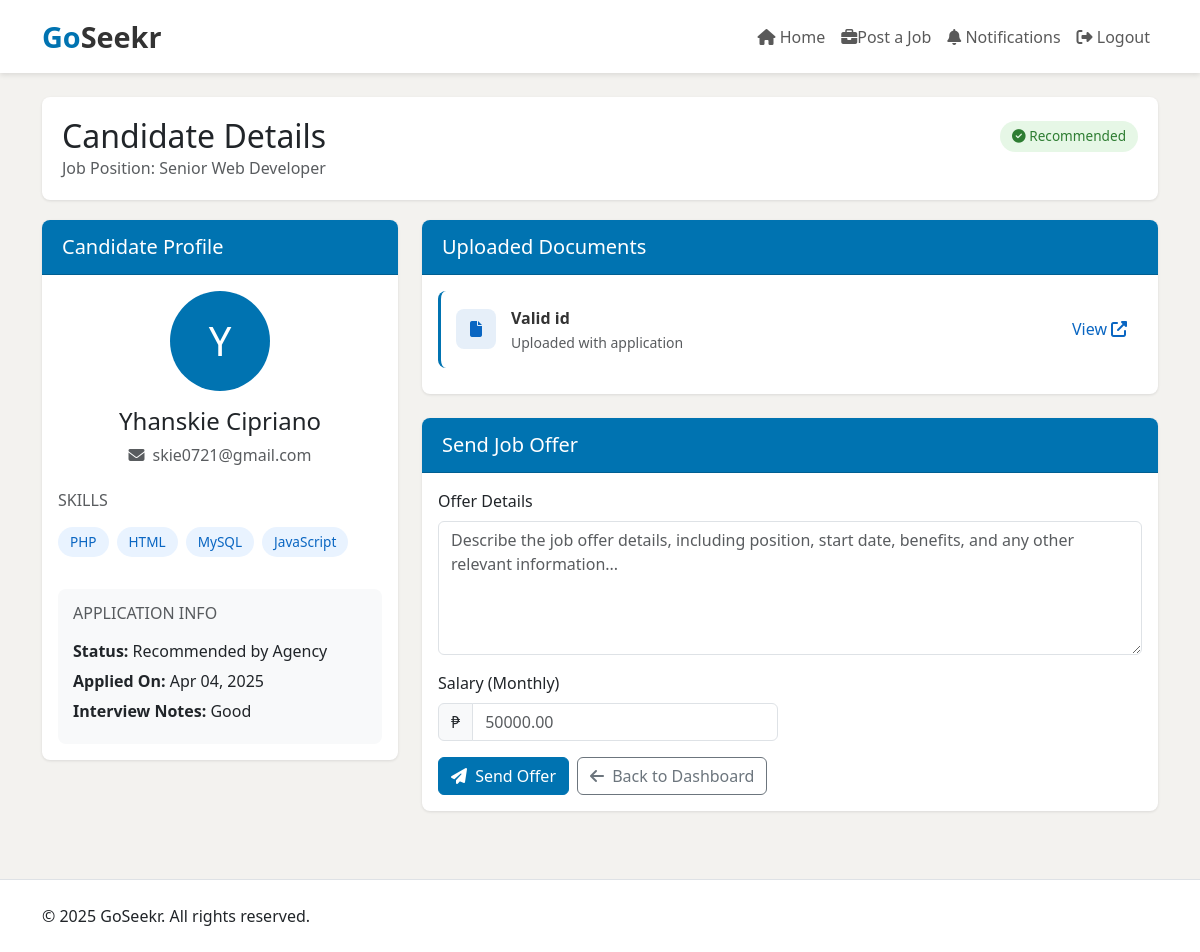
Page /employer/view_candidate_details.php?seeker_id=10&job_id=3 (signed in) on the committed database.
### tables this page shows
CREATE TABLE `job_postings` (
  `job_id` int(11) NOT NULL,
  `employer_id` int(11) NOT NULL,
  `title` varchar(255) NOT NULL,
  `description` text NOT NULL,
  `requirements` text NOT NULL,
  `skills` text NOT NULL,
  `status` enum('pending','approved','rejected','unavailable') NOT NULL,
  `created_at` timestamp NOT NULL DEFAULT current_timestamp(),
  `location` varchar(255) DEFAULT NULL,
  `quota` int(11) DEFAULT 1
);

CREATE TABLE `job_seekers` (
  `seeker_id` int(11) NOT NULL,
  `skills` text DEFAULT NULL,
  `location` varchar(255) DEFAULT NULL
);

CREATE TABLE `users` (
  `user_id` int(11) NOT NULL,
  `full_name` varchar(255) NOT NULL,
  `email` varchar(255) NOT NULL,
  `password_hash` varchar(255) NOT NULL,
  `user_type` enum('job_seeker','employer','admin') NOT NULL,
  `status` enum('pending','verified','rejected') DEFAULT 'pending',
  `created_at` timestamp NOT NULL DEFAULT current_timestamp()
);

CREATE TABLE `applications` (
  `application_id` int(11) NOT NULL,
  `job_id` int(11) NOT NULL,
  `seeker_id` int(11) NOT NULL,
  `status` enum('applied','shortlisted','interview_scheduled','offered','hired','rejected') DEFAULT 'applied',
  `applied_at` timestamp NOT NULL DEFAULT current_timestamp(),
  `employer_decision` enum('pending','approved','rejected') DEFAULT 'pending'
);

CREATE TABLE `interviews` (
  `interview_id` int(11) NOT NULL,
  `application_id` int(11) NOT NULL,
  `scheduled_date` datetime NOT NULL,
  `status` enum('pending','completed','cancelled') DEFAULT 'pending',
  `notes` text DEFAULT NULL,
  `recommendation` enum('recommended','not recommended') DEFAULT NULL
);

CREATE TABLE `application_documents` (
  `document_id` int(11) NOT NULL,
  `application_id` int(11) NOT NULL,
  `document_type` enum('valid_id','certification','resume','other') NOT NULL,
  `document_path` varchar(255) NOT NULL,
  `uploaded_at` timestamp NOT NULL DEFAULT current_timestamp()
);

### employer/view_candidate_details.php (the view, shortened to what this page needs)
<?php
include '../db.php';
$seeker_id = $_GET['seeker_id'];
$job_id = $_GET['job_id'];
$sql = "SELECT users.full_name, users.email, job_seekers.skills
        FROM users
        JOIN job_seekers ON users.user_id = job_seekers.seeker_id
        WHERE users.user_id = ?";
$stmt = $conn->prepare($sql);
$stmt->bind_param("i", $seeker_id);
$stmt->execute();
$result = $stmt->get_result();
$candidate = $result->fetch_assoc();
$sql = "SELECT title FROM job_postings WHERE job_id = ?";
$stmt = $conn->prepare($sql);
$stmt->bind_param("i", $job_id);
$stmt->execute();
$result = $stmt->get_result();
$job = $result->fetch_assoc();
$job_title = $job['title'];
$sql = "SELECT interviews.interview_id, interviews.recommendation, interviews.notes
        FROM interviews
        JOIN applications ON interviews.application_id = applications.application_id
        WHERE applications.seeker_id = ? AND applications.job_id = ?
        AND interviews.status = 'completed'
        AND interviews.recommendation = 'recommended'";
$stmt = $conn->prepare($sql);
$stmt->bind_param("ii", $seeker_id, $job_id);
$stmt->execute();
$result = $stmt->get_result();
$interview = $result->fetch_assoc();
$sql = "SELECT application_documents.document_type, application_documents.document_path
        FROM application_documents
        JOIN applications ON application_documents.application_id = applications.application_id
        WHERE applications.seeker_id = ? AND applications.job_id = ?";
$stmt = $conn->prepare($sql);
$stmt->bind_param("ii", $seeker_id, $job_id);
$stmt->execute();
$result = $stmt->get_result();
$documents = $result->fetch_all(MYSQLI_ASSOC);
$sql = "SELECT status, applied_at FROM applications WHERE seeker_id = ? AND job_id = ?";
$stmt = $conn->prepare($sql);
$stmt->bind_param("ii", $seeker_id, $job_id);
$stmt->execute();
$result = $stmt->get_result();
$application = $result->fetch_assoc();
$sql = "SELECT * FROM job_offers WHERE seeker_id = ? AND job_id = ?";
$stmt = $conn->prepare($sql);
$stmt->bind_param("ii", $seeker_id, $job_id);
$stmt->execute();
$result = $stmt->get_result();
$offer_sent = $result->num_rows > 0;
?>
<!DOCTYPE html>
<html lang="en">
<head>
    <link href="https://cdn.jsdelivr.net/npm/bootstrap@5.3.0/dist/css/bootstrap.min.css" rel="stylesheet">
    <link rel="stylesheet" href="https://cdnjs.cloudflare.com/ajax/libs/font-awesome/6.4.0/css/all.min.css">
</head>
<body>
    <nav class="navbar navbar-expand-lg navbar-light">
        <div class="container">
            <a class="navbar-brand" href="dashboard.php">Go<span>Seekr</span></a>
            <div class="collapse navbar-collapse" id="navbarNav">
                <ul class="navbar-nav ms-auto">
                    <li class="nav-item">
                        <a class="nav-link" href="dashboard.php"><i class="fas fa-home"></i> Home</a>
                    </li>
                    <li class="nav-item">
                        <a class="nav-link" href="post_job.php"><i class="fas fa-briefcase"></i>Post a Job</a>
                    </li>
                    <li class="nav-item">
                        <a class="nav-link" href="notifications.php"><i class="fas fa-bell"></i> Notifications</a>
                    </li>
                    <li class="nav-item">
                        <a class="nav-link" href="logout.php"><i class="fas fa-sign-out-alt"></i> Logout</a>
                    </li>
                </ul>
            </div>
        </div>
    </nav>
    <div class="container mt-4">
        <div class="page-header">
            <div class="d-flex justify-content-between align-items-center">
                <h2 class="mb-0">Candidate Details</h2>
                <span class="status-badge status-recommended">
                    <i class="fas fa-check-circle"></i> Recommended
                </span>
            </div>
            <p class="text-muted mb-0">Job Position: <?php echo $job_title; ?></p>
        </div>
        <div class="row">
            <div class="col-md-4">
                <div class="card">
                    <div class="card-header d-flex justify-content-between align-items-center">
                        <h5 class="mb-0">Candidate Profile</h5>
                    </div>
                    <div class="card-body">
                        <div class="text-center mb-4">
                            <div class="profile-image mx-auto">
                                <?php
                                $initials = strtoupper(substr($candidate['full_name'], 0, 1));
                                echo $initials;
                                ?>
                            </div>
                            <h4 class="mt-3"><?php echo $candidate['full_name']; ?></h4>
                            <p class="text-muted">
                                <i class="fas fa-envelope me-2"></i><?php echo $candidate['email']; ?>
                            </p>
                        </div>
                        <div class="mb-4">
                            <h6 class="text-uppercase text-muted mb-3">Skills</h6>
                            <div>
                                <?php
                                $skills = explode(',', $candidate['skills']);
                                foreach ($skills as $skill) {
                                    echo '<span class="skill-badge">' . trim($skill) . '</span>';
                                }
                                ?>
                            </div>
                        </div>
                        <?php if (isset($application)): ?>
                            <div class="application-info">
                                <h6 class="text-uppercase text-muted mb-3">Application Info</h6>
                                <p><strong>Status:</strong> Recommended by Agency</p>
                                <p><strong>Applied On:</strong> <?php echo date('M d, Y', strtotime($application['applied_at'])); ?></p>
                                <?php if (!empty($interview['notes'])): ?>
                                    <p><strong>Interview Notes:</strong> <?php echo htmlspecialchars($interview['notes']); ?></p>
                                <?php endif; ?>
                            </div>
                        <?php endif; ?>
                    </div>
                </div>
            </div>
            <div class="col-md-8">
                <div class="card">
                    <div class="card-header">
                        <h5 class="mb-0">Uploaded Documents</h5>
                    </div>
                    <div class="card-body">
                        <?php if (!empty($documents)): ?>
                            <?php foreach ($documents as $document): ?>
                                <div class="document-card">
                                    <div class="document-icon">
                                        <?php
                                        if ($document['document_type'] == 'resume') {
                                            echo '<i class="fas fa-file-alt"></i>';
                                        } elseif ($document['document_type'] == 'cover_letter') {
                                            echo '<i class="fas fa-file-word"></i>';
                                        } elseif ($document['document_type'] == 'certification') {
                                            echo '<i class="fas fa-certificate"></i>';
                                        } else {
                                            echo '<i class="fas fa-file"></i>';
                                        }
                                        ?>
                                    </div>
                                    <div class="document-details">
                                        <div class="document-title">
                                            <?php echo ucfirst(str_replace('_', ' ', $document['document_type'])); ?>
                                        </div>
                                        <div class="text-muted small">
                                            Uploaded with application
                                        </div>
                                    </div>
                                    <a href="../job_seeker/<?php echo $document['document_path']; ?>" target="_blank" class="document-action">
                                        <span>View</span>
                                        <i class="fas fa-external-link-alt ms-1"></i>
                                    </a>
                                </div>
                            <?php endforeach; ?>
                        <?php endif; ?>
                    </div>
                </div>
                <?php if (!$offer_sent): ?>
                    <div class="card mt-4">
                        <div class="card-header">
                            <h5 class="mb-0">Send Job Offer</h5>
                        </div>
                        <div class="card-body">
                            <form action="" method="POST">
                                <div class="mb-3">
                                    <label for="offer_details" class="form-label">Offer Details</label>
                                    <textarea class="form-control" id="offer_details" name="offer_details" rows="5" placeholder="Describe the job offer details, including position, start date, benefits, and any other relevant information..." required></textarea>
                                </div>
                                <div class="row mb-3">
                                    <div class="col-md-6">
                                        <label for="salary" class="form-label">Salary (Monthly)</label>
                                        <div class="input-group">
                                            <span class="input-group-text">₱</span>
                                            <input type="number" class="form-control" id="salary" name="salary" step="0.01" min="0" placeholder="50000.00" required>
                                        </div>
                                    </div>
                                </div>
                                <div class="d-flex gap-2">
                                    <button type="submit" class="btn btn-primary">
                                        <i class="fas fa-paper-plane me-1"></i> Send Offer
                                    </button>
                                    <a href="dashboard.php" class="btn btn-outline-secondary">
                                        <i class="fas fa-arrow-left me-1"></i> Back to Dashboard
                                    </a>
                                </div>
                            </form>
                        </div>
                    </div>
                <?php else: ?>
                    <div class="alert alert-info mt-4">
                        You have already sent a job offer to this candidate.
                    </div>
                <?php endif; ?>
            </div>
        </div>
    </div>
    <footer class="bg-white mt-5 py-4 border-top">
        <div class="container">
            <div class="row">
                <div class="col-md-6">
                    <p class="mb-0">© 2025 GoSeekr. All rights reserved.</p>
                </div>
            </div>
        </div>
    </footer>
</body>
</html>

### employer/view_candidate_details.php (style rules this page uses)
:root { --primary-color: #0073b1; --secondary-color: #0a66c2; --accent-color: #f5f5f5; --text-muted: #666; --border-color: #e0e0e0; }
body { background-color: #f3f2ef; font-family: 'Segoe UI', Tahoma, Geneva, Verdana, sans-serif; }
.navbar { background-color: white; box-shadow: 0 2px 5px rgba(0, 0, 0, 0.1); padding: 10px 0; }
.navbar-brand { font-size: 1.8rem; font-weight: 700; color: var(--primary-color); }
.navbar-brand span { color: #333; }
.page-header { background-color: white; padding: 20px; border-radius: 8px; box-shadow: 0 1px 3px rgba(0, 0, 0, 0.1); margin-bottom: 20px; }
.card { border: none; box-shadow: 0 1px 3px rgba(0, 0, 0, 0.1); border-radius: 8px; margin-bottom: 20px; }
.card-header { background-color: var(--primary-color); color: white; font-weight: 600; padding: 15px 20px; border-radius: 8px 8px 0 0 !important; }
.profile-image { width: 100px; height: 100px; border-radius: 50%; background-color: var(--primary-color); color: white; display: flex; align-items: center; justify-content: center; font-size: 2.5rem; margin-right: 20px; }
.document-card { display: flex; align-items: center; padding: 15px; background-color: white; border-radius: 8px; margin-bottom: 10px; border-left: 3px solid var(--primary-color); transition: all 0.2s ease; }
.document-icon { width: 40px; height: 40px; border-radius: 8px; background-color: rgba(10, 102, 194, 0.1); color: var(--secondary-color); display: flex; align-items: center; justify-content: center; margin-right: 15px; }
.document-details { flex-grow: 1; }
.document-title { font-weight: 600; margin-bottom: 2px; color: #333; }
.document-action { color: var(--secondary-color); text-decoration: none; font-weight: 500; display: flex; align-items: center; }
.btn-primary { background-color: var(--primary-color); border-color: var(--primary-color); }
.skill-badge { background-color: #e9f3ff; color: var(--secondary-color); padding: 5px 12px; border-radius: 20px; margin-right: 8px; margin-bottom: 8px; display: inline-block; font-size: 0.85rem; }
.status-badge { padding: 5px 12px; border-radius: 20px; font-weight: 500; font-size: 0.85rem; }
.status-recommended { background-color: #e6f7e6; color: #2e7d32; }
.application-info { background-color: #f8f9fa; border-radius: 8px; padding: 15px; margin-top: 15px; }
.application-info p { margin-bottom: 6px; }

### rows in the picture
job_postings: title "Senior Web Developer"
job_seekers: seeker_id.full_name "Y", seeker_id.full_name "Yhanskie Cipriano", seeker_id.email "skie0721@gmail.com", skills "PHP", skills "HTML", skills "MySQL", skills "JavaScript"
applications: applied_at "Apr 04, 2025"
interviews: notes "Good"
application_documents: document_type "Valid id"
